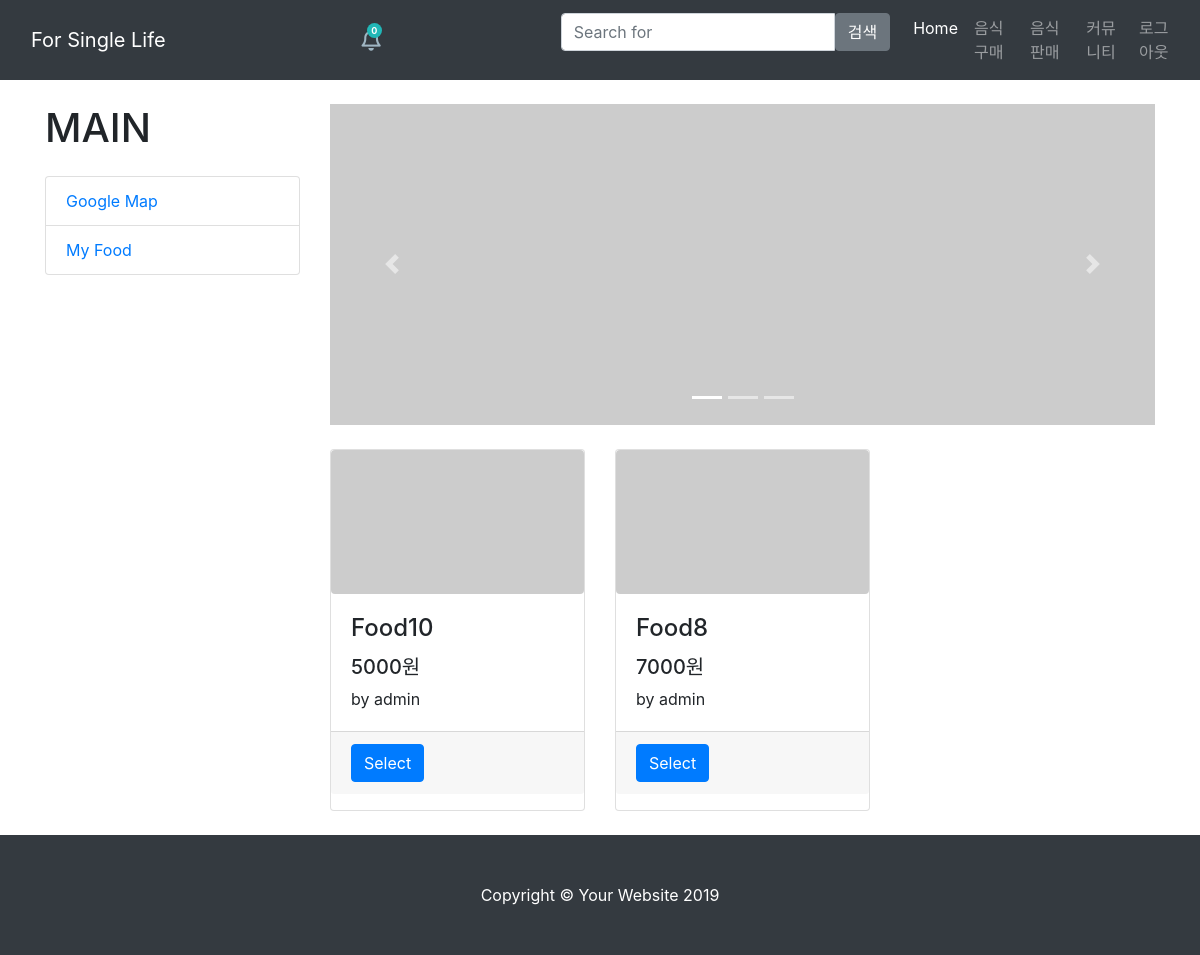
The page /main/ (signed in) on the database as committed earlier.
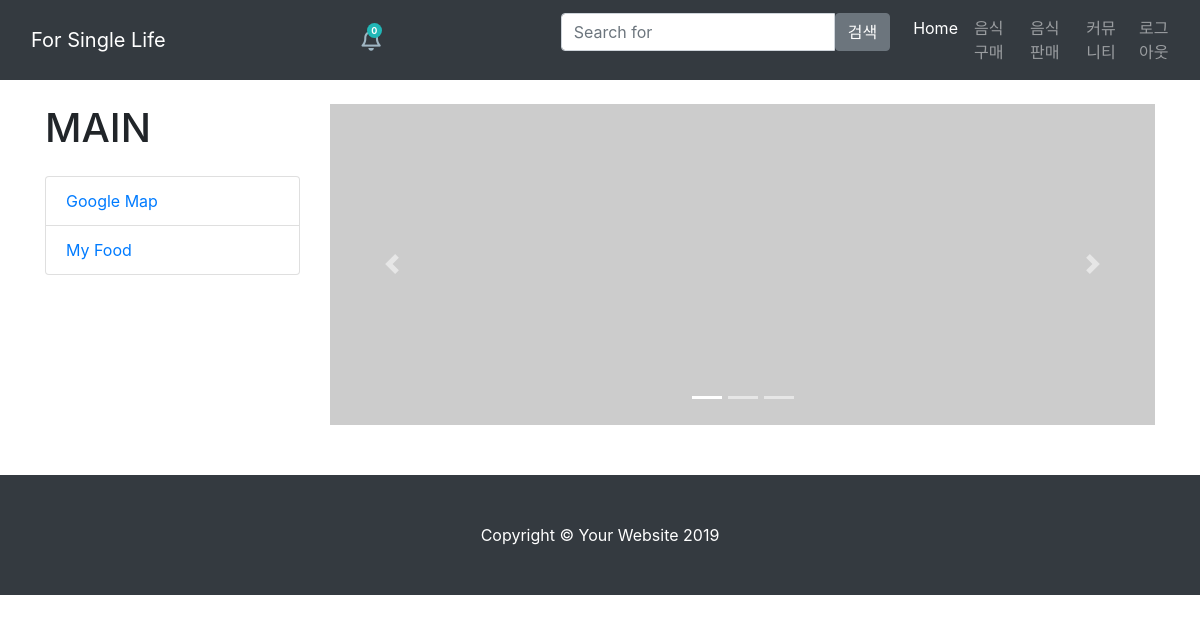
The same page on the database as committed later.
### app/models.py (models this page shows, shortened)
class food(models.Model):
    name = models.CharField(max_length=50)
    seller = models.ForeignKey(User, on_delete=models.CASCADE, related_name='foods')
    body = models.CharField(max_length=1024)
    photo = models.ImageField(blank=True)
    date = models.DateTimeField(auto_created=True, auto_now_add=True)
    price = models.IntegerField(default=0)
    view = models.IntegerField(default=0)
    category = models.CharField(max_length=20, default=0)
    lat = models.FloatField(null=True, blank=True)
    lng = models.FloatField(null=True, blank=True)

### app/views.py (the view)
# urls.py: path('main/', views.main, name='main'),
def main(request):
    user = User.objects.get(username=request.user.get_username())
    ranks = get_recommendations(user, similarity=sim_pearson)
    result = []
    for item in ranks:
        for object in food.objects.all().filter(name=item):
            result.append(object)
    result.reverse()
    return render(request, 'main.html', {'ranks': result, 'user': user})

### app/views.py (called while the page is built)
def sim_pearson(p1, p2):
    si = dict()
    for item in Recommend.objects.filter(viewer=p1):
        if Recommend.objects.filter(item=item.item, viewer=p2).exists():
            si[item.item] = 1
    n = len(si)
    if n==0: return 0
    sum1 = sum([Recommend.objects.get(viewer=p1, item=it).view for it in si])
    sum2 = sum([Recommend.objects.get(viewer=p2, item=it).view for it in si])
    sum1Sq = sum([(Recommend.objects.get(viewer=p1, item=it).view)**2 for it in si])
    sum2Sq = sum([(Recommend.objects.get(viewer=p2, item=it).view)**2 for it in si])
    pSum = sum([Recommend.objects.get(viewer=p1, item=it).view * Recommend.objects.get(viewer=p2, item=it).view for it in si])
    num = pSum - (sum1*sum2/n)
    den = sqrt((sum1Sq-pow(sum1,2)/n) * (sum2Sq-pow(sum2,2)/n))
    if den==0: return 0
    r = num/den
    return r

### templates/main.html (shortened to what this page needs)
﻿{% load staticfiles %}
<!DOCTYPE html>
<html lang="en">
<head>
  <link href="{% static 'vendor/bootstrap/css/bootstrap.min.css' %}" rel="stylesheet">
  <link href="{% static 'css/shop-homepage.css' %}" rel="stylesheet">
    <link href="{% static 'map.css' %}" rel="stylesheet">
    <link href="{% static 'notice.css' %}" rel="stylesheet">
</head>
<body>
  <nav class="navbar navbar-expand-lg navbar-dark bg-dark fixed-top">
    <div class="container">
      <a class="navbar-brand" href="{% url 'main' %}">For Single Life</a>
        <div >
      <div class="wrapper" >
      <div class="nav-bar">
         <ul>
            <li>
               <div class="dropdowns-wrapper">
                  <div class="dropdown-container">
                     <div class="notifications dropdown dd-trigger" id="bellClick">
                        <span class="count animated" id="notifications-count">0</span>
                        <span class="fa fa-bell-o"></span>
                     </div>
                  </div>
               </div>
            </li>
             </ul>
                     </div>
         </div>
         </div>
              <link rel='stylesheet prefetch' href='https://maxcdn.bootstrapcdn.com/font-awesome/4.4.0/css/font-awesome.min.css'>
        <form action="{% url 'search1' %}" method="POST">
    <div class="input-group">
              <input type="text" name="word" class="form-control" placeholder="Search for">
              <span class="input-group-btn">
                <button class="btn btn-secondary" type="submit">검색</button>
              </span>
            </div>
    </form>
</div>
      <div class="collapse navbar-collapse" id="navbarResponsive">
        <ul class="navbar-nav ml-auto">
          <li class="nav-item active">
            <a class="nav-link" href="#">Home
            </a>
          </li>
          <li class="nav-item">
            <a class="nav-link" href="{% url 'foodlist' %}">음식 구매</a>
          </li>
          <li class="nav-item">
            <a class="nav-link" href="{% url 'foodreg' %}">음식 판매</a>
          </li>
          <li class="nav-item">
            <a class="nav-link" href="{% url 'community' %}">커뮤니티</a>
          </li>
            <li class="nav-item">
            <a class="nav-link" href="{% url 'logout' %}">로그아웃</a>
          </li>
        </ul>
      </div>
  </nav>
  <div class="container">
    <div class="row">
      <div class="col-lg-3">
        <h1 class="my-4">MAIN</h1>
        <div class="list-group">
          <a data-toggle="modal" href='#openGoogleMap' onclick="showLocationChoser()" class="list-group-item">Google Map</a>
            <a href="{% url 'my_food' %}" class="list-group-item">My Food</a>
        </div>
        <div id="googleMap" style="width:100%;height:200px;"></div>
      </div>
      <div class="col-lg-9">
        <div id="carouselExampleIndicators" class="carousel slide my-4" data-ride="carousel">
          <ol class="carousel-indicators">
            <li data-target="#carouselExampleIndicators" data-slide-to="0" class="active"></li>
            <li data-target="#carouselExampleIndicators" data-slide-to="1"></li>
            <li data-target="#carouselExampleIndicators" data-slide-to="2"></li>
          </ol>
          <div class="carousel-inner" role="listbox">
            <div class="carousel-item active">
              <img class="d-block img-fluid" src="http://placehold.it/900x350" alt="First slide">
            </div>
          </div>
          <a class="carousel-control-prev" href="#carouselExampleIndicators" role="button" data-slide="prev">
            <span class="carousel-control-prev-icon" aria-hidden="true"></span>
          </a>
          <a class="carousel-control-next" href="#carouselExampleIndicators" role="button" data-slide="next">
            <span class="carousel-control-next-icon" aria-hidden="true"></span>
          </a>
        </div>
        <div class="row">
            {% for item in ranks %}
          <div class="col-lg-4 col-md-6 mb-4">
            <div class="card h-100">
              <a>
                  {% if item.photo %}
        <img class="img-fluid rounded" name="image" src="{{ item.photo.url }}" alt="">
            {% else %}
            <img class="img-fluid rounded" name="image" src="http://placehold.it/700x400" alt="">
      {% endif %}</a>
            <form action="food={{ item.id }}" method="POST" title="{{ item.name }}">
              <div class="card-body">
                <h4 class="card-title">
                  <a value="{{ item.id }}">{{ item.name }}</a>
                </h4>
                <h5>{{ item.price }}원</h5>
                <p class="card-text">by {{ item.seller.username }}</p>
              </div>
              <div class="card-footer">
                <small class="text-muted">
                    <a href="food={{ item.id }}" class="btn btn-primary" >Select</a>
                </small>
              </div>
            </form>
            </div>
          </div>
            {% endfor %}
        </div>
      </div>
    </div>
  </div>
  <footer class="py-5 bg-dark">
    <div class="container">
      <p class="m-0 text-center text-white">Copyright &copy; Your Website 2019</p>
    </div>
  </footer>
</body>
</html>

### static/css/shop-homepage.css (style rules this page uses)
body { padding-top: 56px; }

### static/map.css (style rules this page uses)
.text-center { text-align:center; }

### static/notice.css (style rules this page uses)
.wrapper .nav-bar ul { list-style: none; padding-left: 10px; margin: 0; position: relative; }
.wrapper .nav-bar ul li { vertical-align: middle; display: inline-block; }
.wrapper .nav-bar .dropdowns-wrapper { padding: 4px 0px; }
.wrapper .nav-bar .dropdown-container { display: inline-block; position: relative; }
.wrapper .nav-bar .dropdown-container .dropdown { position: relative; cursor: pointer; z-index: 2; }
.wrapper .nav-bar .dropdown-container .fa { color: #9FB6C3; font-size: 22px; }
.wrapper .nav-bar .dropdown-container .count { position: absolute; top: -6px; right: -1px; height: 15px; width: 15px; overflow: hidden; background: #21B7B7; color: #FFF; text-align: center; border-radius: 100%; font-size: 9px; font-weight: bold; line-height: 15px; }
.wrapper .nav-bar .notifications { margin-right: 10px; }
.animated { -webkit-animation-duration: 500ms; animation-duration: 500ms; -webkit-animation-fill-mode: both; animation-fill-mode: both; }

Rows that differ between the two databases and show on the page:
removed food: {{ item.id }} 10 (drawn), name "Food10", price "5000", seller.username "admin"
removed food: {{ item.id }} 9 (drawn), name "Food8", price "7000", seller.username "admin"
